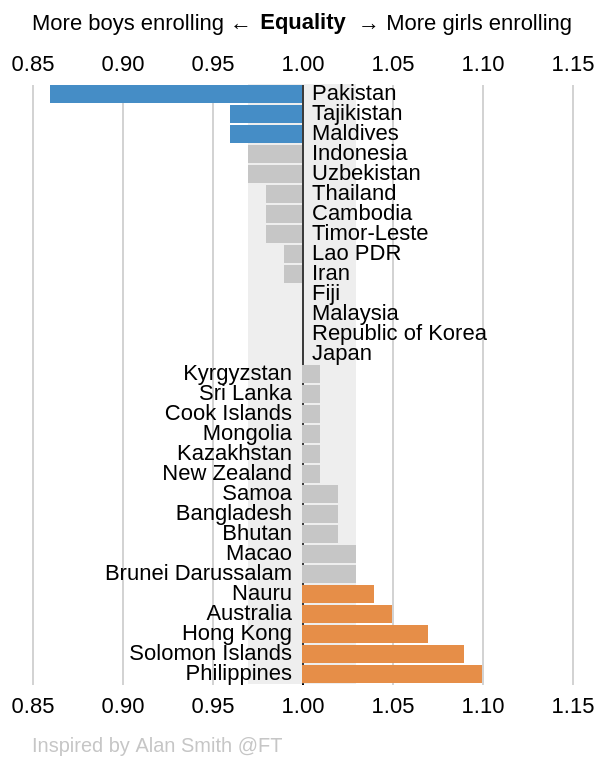

Here is the Vega-Lite specification saved for this chart:
### Vega-Lite specification from a JSON file in a GitHub repository (floating-point values rounded to 4 significant figures)
{"$schema": "https://vega.github.io/schema/vega-lite/v5.json", "view": {"stroke": "transparent"}, "resolve": {"axis": {"x": "independent"}}, "transform": [{"window": [{"op": "rank", "as": "rank"}], "sort": [{"field": "value", "order": "ascending"}]}], "title": {"text": "Inspired by Alan Smith @FT", "orient": "bottom", "fontSize": 10, "fontWeight": "normal", "frame": "group", "offset": 10, "anchor": "start", "color": "rgb(198,198,198,1)"}, "width": 270, "height": 300, "layer": [{"data": {"values": [{"y1": -0.03, "y2": 0.03}]}, "mark": {"type": "rect", "color": "rgb(198,198,198)", "opacity": 0.3}, "encoding": {"x": {"field": "y1", "type": "quantitative", "axis": {"title": "", "ticks": false, "labelPadding": 5, "labelExpr": "format(datum.value + 1, '.2f')", "values": [-0.15, -0.1, -0.05, 0, 0.05, 0.1, 0.15], "domain": false, "labelFontSize": 11, "labelAlign": "center", "gridColor": {"expr": "datum.value == 0 ? 'black' : rgb(211,211,211,1)"}}}, "x2": {"field": "y2"}}}, {"transform": [{"calculate": "datum.value - 1", "as": "diff"}], "mark": {"type": "bar", "color": "rgb(225,40,38)"}, "encoding": {"y": {"field": "country", "type": "nominal", "axis": {"labels": false, "domain": false, "ticks": false, "title": null}, "sort": null}, "order": {"field": "rank", "type": "quantitative"}, "x": {"field": "diff", "type": "quantitative", "axis": {"title": "Equality", "titlePadding": 10, "ticks": false, "labelPadding": 5, "labelExpr": "format(datum.value + 1, '.2f')", "values": [-0.15, -0.1, -0.05, 0, 0.05, 0.1, 0.15], "domain": false, "labelFontSize": 11, "labelAlign": "center", "gridColor": {"expr": "datum.value == 0 ? 'black' : rgb(211,211,211,1)"}}, "scale": {"domain": [-0.15, 0.15], "nice": false}}, "color": {"condition": [{"test": "datum.diff < -0.035", "value": "rgb(69,141,198)"}, {"test": "datum.diff > -0.035 && datum.diff <= 0.035", "value": "rgb(198,198,198)"}, {"test": "datum.diff > 0.035", "value": "rgb(230,142,72)"}], "field": "diff", "type": "quantitative", "legend": null}}}, {"mark": {"type": "text", "align": {"expr": "datum.value <= 1 ? 'left' : 'right'"}, "dx": {"expr": "datum.value <= 1 ? 5 : -5"}}, "encoding": {"text": {"field": "country"}, "y": {"field": "country", "type": "nominal", "sort": null}, "order": {"field": "rank", "type": "quantitative"}}}, {"data": {"values": [{"text": "More boys enrolling ←"}]}, "mark": {"type": "text", "align": "left"}, "encoding": {"text": {"field": "text"}, "x": {"value": 0}, "y": {"value": -30}}}, {"data": {"values": [{"text": "→ More girls enrolling"}]}, "mark": {"type": "text", "align": "right"}, "encoding": {"text": {"field": "text"}, "x": {"value": 270}, "y": {"value": -30}}}], "data": {"values": [{"country": "Pakistan", "iso3": "PAK", "value": 0.86}, {"country": "Tajikistan", "iso3": "TJK", "value": 0.96}, {"country": "Maldives", "iso3": "MDV", "value": 0.96}, {"country": "Indonesia", "iso3": "IDN", "value": 0.97}, {"country": "Uzbekistan", "iso3": "UZB", "value": 0.97}, {"country": "Thailand", "iso3": "THA", "value": 0.98}, {"country": "Cambodia", "iso3": "KHM", "value": 0.98}, {"country": "Timor-Leste", "iso3": "TLS", "value": 0.98}, {"country": "Lao PDR", "iso3": "LAO", "value": 0.99}, {"country": "Iran", "iso3": "IRN", "value": 0.99}, {"country": "Fiji", "iso3": "FJI", "value": 1}, {"country": "Malaysia", "iso3": "MYS", "value": 1}, {"country": "Republic of Korea", "iso3": "KOR", "value": 1}, {"country": "Japan", "iso3": "JPN", "value": 1}, {"country": "Kyrgyzstan", "iso3": "KGZ", "value": 1.01}, {"country": "Sri Lanka", "iso3": "LKA", "value": 1.01}, {"country": "Cook Islands", "iso3": "COK", "value": 1.01}, {"country": "Mongolia", "iso3": "MNG", "value": 1.01}, {"country": "Kazakhstan", "iso3": "KAZ", "value": 1.01}, {"country": "New Zealand", "iso3": "NZL", "value": 1.01}, {"country": "Samoa", "iso3": "WSM", "value": 1.02}, {"country": "Bangladesh", "iso3": "BGD", "value": 1.02}, {"country": "Bhutan", "iso3": "BTN", "value": 1.02}, {"country": "Macao", "iso3": "MAC", "value": 1.03}, {"country": "Brunei Darussalam", "iso3": "BRN", "value": 1.03}, {"country": "Nauru", "iso3": "NRU", "value": 1.04}, {"country": "Australia", "iso3": "AUS", "value": 1.05}, {"country": "Hong Kong", "iso3": "HKG", "value": 1.07}, {"country": "Solomon Islands", "iso3": "SLB", "value": 1.09}, {"country": "Philippines", "iso3": "PHL", "value": 1.1}]}}
